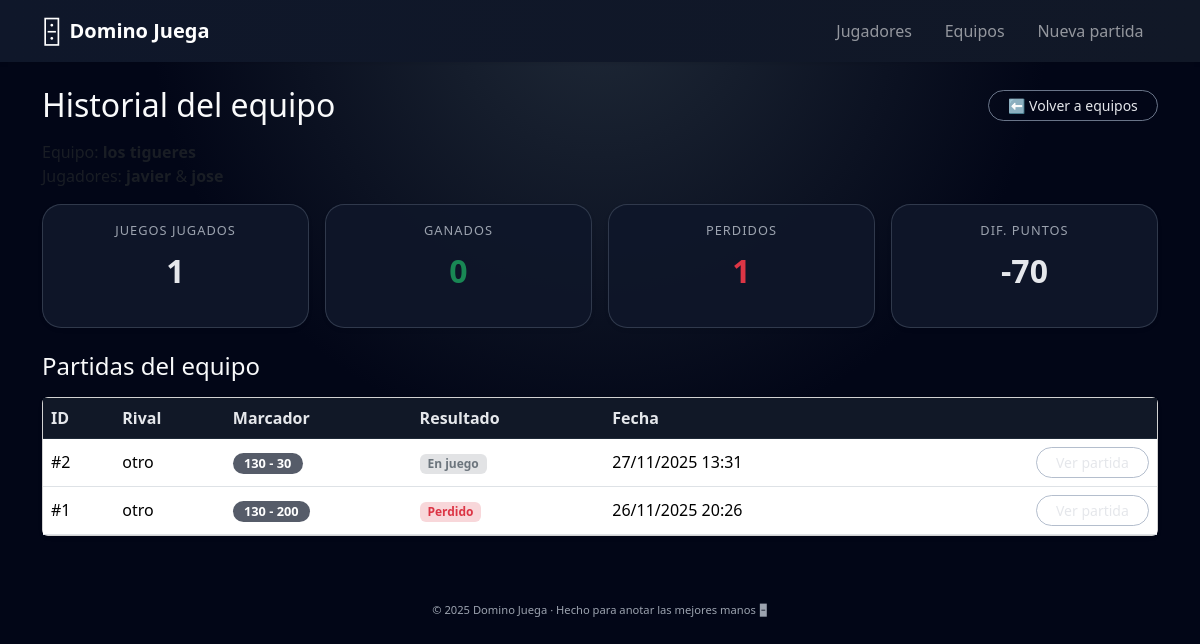
The page /teams/1/stats on the database its author committed.
### models.py (models this page shows, shortened)
class Team(db.Model):
    __tablename__ = "teams"
    id = db.Column(db.Integer, primary_key=True)
    name = db.Column(db.String(100), nullable=False)
    player1_id = db.Column(db.Integer, db.ForeignKey("players.id"), nullable=False)
    player2_id = db.Column(db.Integer, db.ForeignKey("players.id"), nullable=False)
    player1 = db.relationship("Player", foreign_keys=[player1_id])
    player2 = db.relationship("Player", foreign_keys=[player2_id])
    games_played = db.Column(db.Integer, default=0)
    games_won = db.Column(db.Integer, default=0)
    games_lost = db.Column(db.Integer, default=0)
    points_for = db.Column(db.Integer, default=0)
    points_against = db.Column(db.Integer, default=0)

class Player(db.Model):
    __tablename__ = "players"
    id = db.Column(db.Integer, primary_key=True)
    name = db.Column(db.String(100), nullable=False, unique=True)
    active = db.Column(db.Boolean, default=True)

class Match(db.Model):
    __tablename__ = "matches"
    id = db.Column(db.Integer, primary_key=True)
    team_a_id = db.Column(db.Integer, db.ForeignKey("teams.id"), nullable=False)
    team_b_id = db.Column(db.Integer, db.ForeignKey("teams.id"), nullable=False)
    team_a = db.relationship("Team", foreign_keys=[team_a_id], backref="matches_as_a")
    team_b = db.relationship("Team", foreign_keys=[team_b_id], backref="matches_as_b")
    target_score = db.Column(db.Integer, default=100)
    score_a = db.Column(db.Integer, default=0)
    score_b = db.Column(db.Integer, default=0)
    winner_team_id = db.Column(db.Integer, db.ForeignKey("teams.id"), nullable=True)
    winner_team = db.relationship("Team", foreign_keys=[winner_team_id], backref="wins")
    created_at = db.Column(db.DateTime, default=datetime.utcnow)
    finished_at = db.Column(db.DateTime, nullable=True)

### app.py (the view)
    @app.route("/teams/<int:team_id>/stats")
    def team_stats(team_id):
        team = Team.query.get_or_404(team_id)
        matches = (
            Match.query
            .filter((Match.team_a_id == team.id) | (Match.team_b_id == team.id))
            .order_by(Match.created_at.desc())
            .all()
        )
        return render_template("team_stats.html", team=team, matches=matches)

### templates/team_stats.html (shortened to what this page needs)
{% extends "base.html" %}
{% block content %}
<div class="d-flex justify-content-between align-items-center mb-3">
  <h2 class="mb-0">Historial del equipo</h2>
  <a href="{{ url_for('teams') }}" class="btn btn-domino-outline btn-sm">
    ⬅ Volver a equipos
  </a>
</div>
<p class="text-muted mb-3">
  Equipo: <strong>{{ team.name }}</strong><br>
  Jugadores: <strong>{{ team.player1.name }}</strong> &amp; <strong>{{ team.player2.name }}</strong>
</p>
<div class="row mb-4 g-3">
  <div class="col-md-3">
    <div class="card card-stat shadow-sm hover-lift">
      <div class="card-body text-center">
        <p class="stat-label">Juegos jugados</p>
        <p class="stat-number">{{ team.games_played }}</p>
      </div>
    </div>
  </div>
  <div class="col-md-3">
    <div class="card card-stat shadow-sm hover-lift">
      <div class="card-body text-center">
        <p class="stat-label">Ganados</p>
        <p class="stat-number text-success">{{ team.games_won }}</p>
      </div>
    </div>
  </div>
  <div class="col-md-3">
    <div class="card card-stat shadow-sm hover-lift">
      <div class="card-body text-center">
        <p class="stat-label">Perdidos</p>
        <p class="stat-number text-danger">{{ team.games_lost }}</p>
      </div>
    </div>
  </div>
  <div class="col-md-3">
    <div class="card card-stat shadow-sm hover-lift">
      <div class="card-body text-center">
        <p class="stat-label">Dif. puntos</p>
        <p class="stat-number">
          {{ team.points_for - team.points_against }}
        </p>
      </div>
    </div>
  </div>
</div>
<h4 class="mb-3">Partidas del equipo</h4>
<div class="card shadow-sm hover-lift">
  <div class="card-body p-0">
    <div class="table-responsive">
      <table class="table table-hover mb-0 align-middle">
        <thead class="table-light">
          <tr>
            <th>ID</th>
            <th>Rival</th>
            <th>Marcador</th>
            <th>Resultado</th>
            <th>Fecha</th>
            <th></th>
          </tr>
        </thead>
        <tbody>
        {% for m in matches %}
          {% set is_a = (m.team_a.id == team.id) %}
          {% set my_score = m.score_a if is_a else m.score_b %}
          {% set rival_score = m.score_b if is_a else m.score_a %}
          {% set rival = m.team_b if is_a else m.team_a %}
          <tr>
            <td>#{{ m.id }}</td>
            <td>{{ rival.name }}</td>
            <td>
              <span class="badge bg-domino-pill">
                {{ my_score }} - {{ rival_score }}
              </span>
            </td>
            <td>
              {% if m.winner_team_id == team.id %}
                <span class="badge bg-success-subtle text-success">Ganado</span>
              {% elif m.winner_team_id %}
                <span class="badge bg-danger-subtle text-danger">Perdido</span>
              {% else %}
                <span class="badge bg-secondary-subtle text-secondary">En juego</span>
              {% endif %}
            </td>
            <td>{{ m.created_at.strftime('%d/%m/%Y %H:%M') }}</td>
            <td class="text-end">
              <a href="{{ url_for('match_detail', match_id=m.id) }}" class="btn btn-sm btn-domino-outline">
                Ver partida
              </a>
            </td>
          </tr>
        {% else %}
          <tr>
            <td colspan="6" class="text-center py-3 text-muted">
              Este equipo aún no tiene partidas registradas.
            </td>
          </tr>
        {% endfor %}
        </tbody>
      </table>
    </div>
  </div>
</div>
{% endblock %}

### static/style.css (style rules this page uses)
.bg-domino { background: radial-gradient(circle at top, #1f2937 0, #020617 45%, #020617 100%); min-height: 100vh; color: #f9fafb; }
.btn-domino-outline { border-radius: 999px; border: 1px solid rgba(148, 163, 184, 0.7); color: #e5e7eb; background: transparent; font-weight: 500; padding-inline: 1.2rem; transition: background-color 0.15s ease, color 0.15s ease, transform 0.15s ease; }
.card-stat { border-radius: 1.2rem; background: rgba(15, 23, 42, 0.95); border: 1px solid rgba(148, 163, 184, 0.25); color: #e5e7eb; }
.stat-label { text-transform: uppercase; letter-spacing: 0.08em; font-size: 0.8rem; color: #9ca3af; margin-bottom: 0.4rem; }
.stat-number { font-size: 2rem; font-weight: 700; }
.hover-lift { transition: transform 0.18s ease, box-shadow 0.18s ease, border-color 0.18s ease; }
.bg-domino-pill { background: rgba(15, 23, 42, 0.7); border-radius: 999px; padding: 0.25rem 0.7rem; font-size: 0.8rem; }
.table { color: #e5e7eb; }
.table thead.table-light th { background-color: #111827; color: #e5e7eb; border-color: #1f2937; }

### rows shown on the page
Team: name "los tigueres", games_played "1", games_won "0", games_lost "1", team.points_for-team.points_against "-70"
Player: player1.name "javier"
Player: player2.name "jose"
Match: id "2", score_a "130", score_b "30", shows "En juego", created_at "27/11/2025 13:31"
Team: name "otro"
Match: id "1", score_a "130", rival_score "200", shows "Perdido", created_at "26/11/2025 20:26"

### other values the page prints
{{ 2025 }} "2025"
